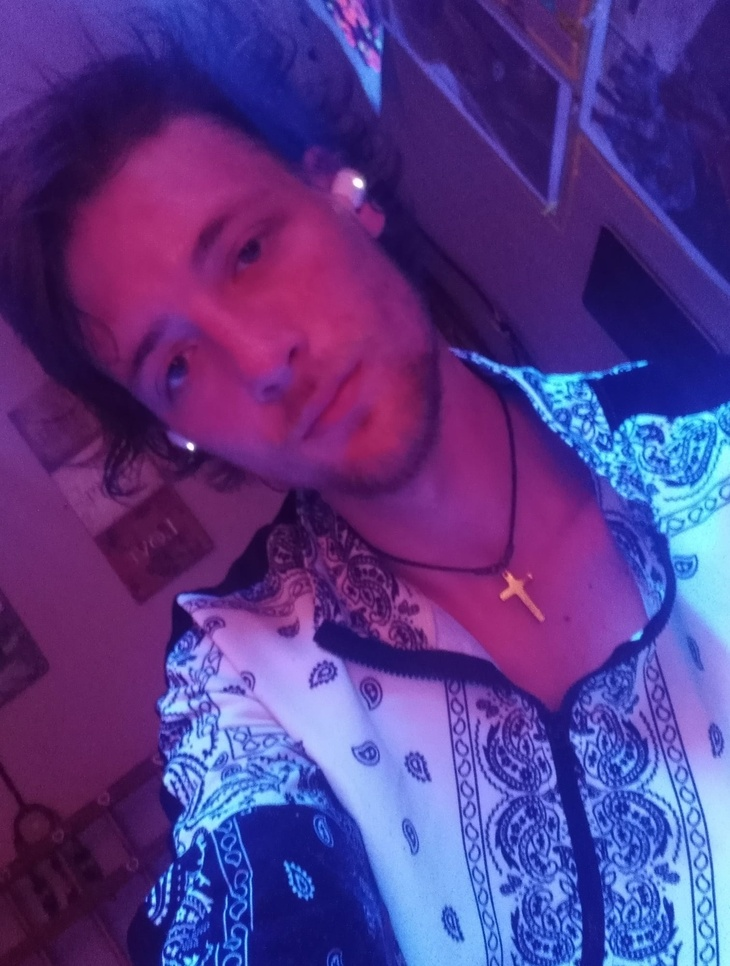
#> input picture night_vision_filter/night_vision_filter/me.jpg, 730 x 966 px, shrunk from 1511 x 2000 before the run
$ python night_vision_filter.py
#> lines starting #> are read from the running program, lines starting #| are printed output that depends on the picture
#> further down, image is the input picture: shape (966, 730, 3); mean B, G, R 137.4, 57.7, 87.3
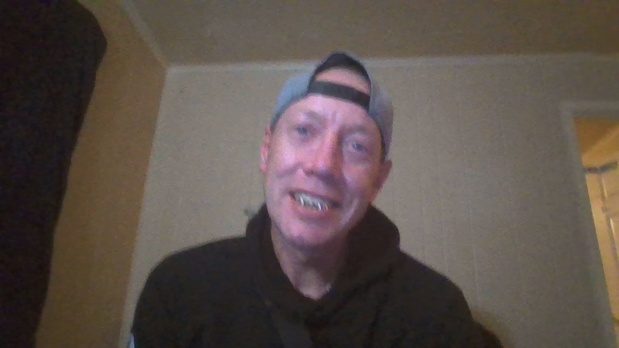
#> input picture night_vision_filter/night_vision_filter/test001.jpg, 619 x 348 px, shrunk from 1280 x 720 before the run
#> further down, image is the input picture: shape (348, 619, 3); mean B, G, R 74.5, 80.5, 91.2
import cv2
import numpy as np
import os
from PIL import Image
import os

def night_vision_filter(image):
    # Convert the image to grayscale
    gray_image = cv2.cvtColor(image, cv2.COLOR_BGR2GRAY)
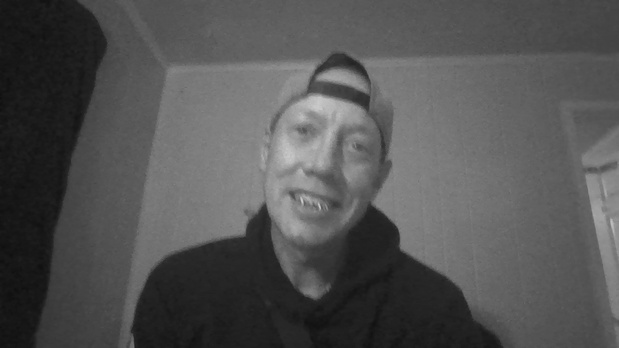
#> gray_image: shape (348, 619); min 15, max 204, mean 83

    # Apply adaptive histogram equalization for enhancing low-light details
    clahe = cv2.createCLAHE(clipLimit=2.0, tileGridSize=(8,8))
    equalized_image = clahe.apply(gray_image)
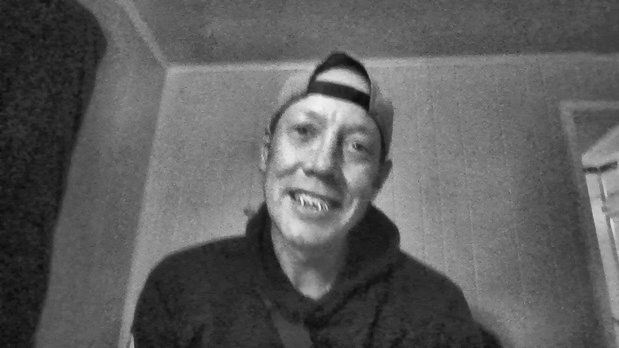
#> equalized_image: shape (348, 619); min 12, max 242, mean 93.5

    # Apply a green tint to simulate night vision
    green_tint = np.zeros_like(image)
    green_tint[:,:,1] = equalized_image
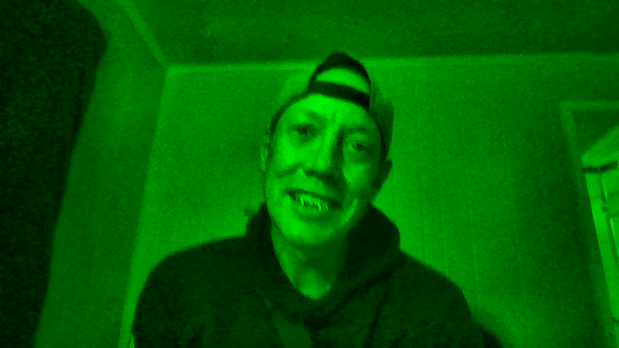
#> green_tint: shape (348, 619, 3); mean of channels 0, 1, 2 0, 93.5, 0; drawn as B, G, R

    # Add noise to the image to mimic night vision effect
    noise = np.random.normal(0, 25, image.shape)
    noisy_image = cv2.add(green_tint.astype(np.float64), noise)
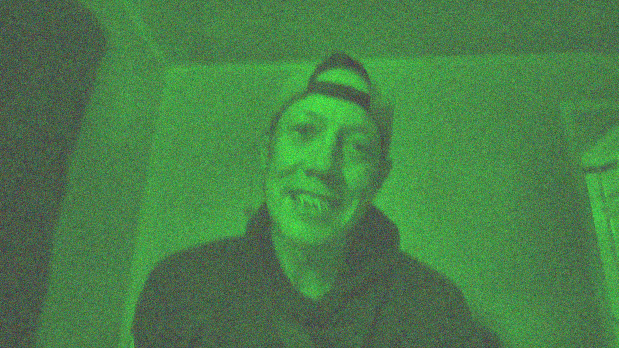
#> noisy_image: shape (348, 619, 3) float64; mean of channels 0, 1, 2 0.1, 93.5, 0; drawn with min black and max white
    noisy_image = np.clip(noisy_image, 0, 255).astype(np.uint8)
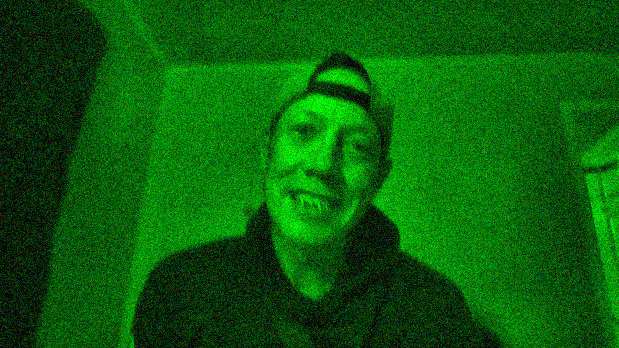
#> noisy_image: shape (348, 619, 3); mean of channels 0, 1, 2 9.7, 93.3, 9.7; drawn as B, G, R

    return noisy_image

# Load an example image
image = cv2.imread('me.jpg')
image = cv2.imread("test001.jpg")

# Apply the night vision filter
night_vision_image = night_vision_filter(image)

# Display the original and filtered images
cv2.imshow('Original Image', image)
cv2.waitKey(0)  # Wait for a key press before displaying the next image
cv2.imshow('Night Vision Filter', night_vision_image)
cv2.waitKey(0)  # Wait for a key press before closing the windows
cv2.destroyAllWindows()
